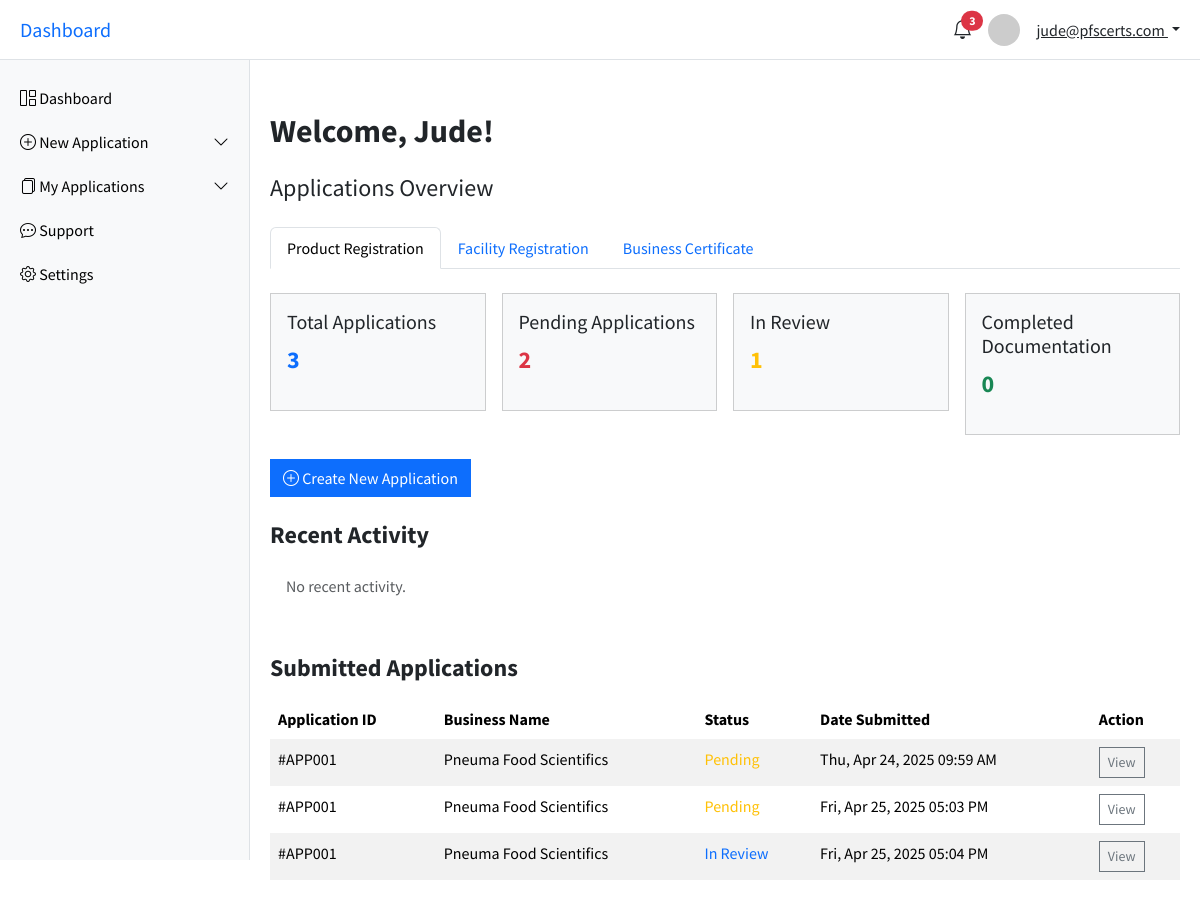
Before: /account/dashboard/ (signed in) with the older database file.
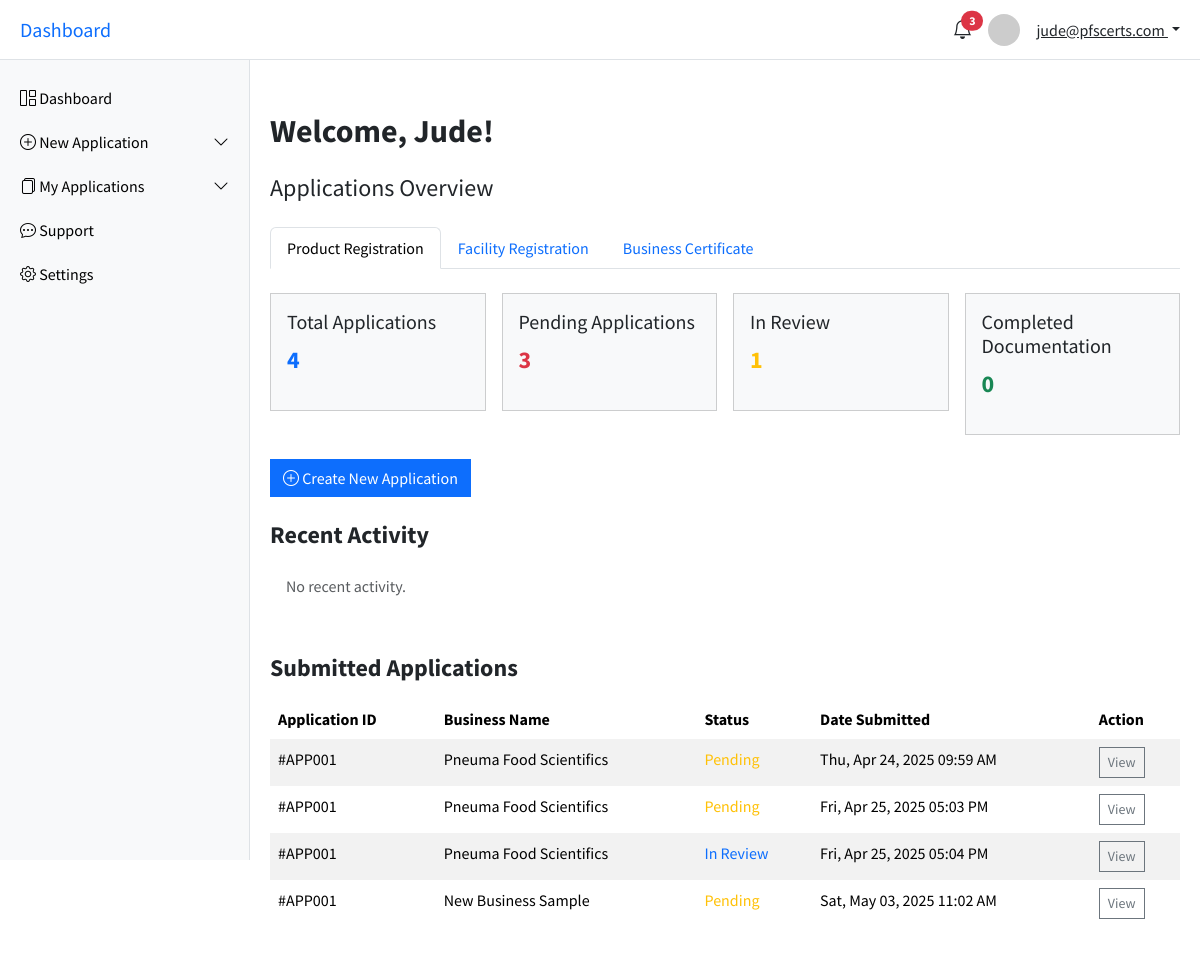
After: the same page with the newer database file.
### account/models.py (models this page shows, shortened)
class FDAApplication(models.Model):
    STATUS_CHOICES = [
        ('pending', 'Pending'),
        ('in_review', 'In Review'),
        ('completed_documentation', 'Completed Documentation'),
    ]
    user = models.ForeignKey(CustomUser, on_delete=models.CASCADE, related_name='fda_applications')
    business_certificate = models.FileField(upload_to='fda/business_certificates/')
    business_name = models.CharField(max_length=255)
    location = models.CharField(max_length=255)
    products = models.TextField()
    logo = models.ImageField(upload_to='fda/logos/', null=True, blank=True)
    lab_results = models.FileField(upload_to='fda/lab_results/', null=True, blank=True)
    product_labels = models.FileField(upload_to='fda/product_labels/', null=True, blank=True)
    food_handler_cert = models.FileField(upload_to='fda/food_handler_certs/', null=True, blank=True)
    process_description = models.TextField(null=True, blank=True)
    voice_note = models.FileField(upload_to='fda/voice_notes/', null=True, blank=True)
    facility_video = models.FileField(upload_to='fda/facility_videos/', null=True, blank=True)
    items_equipment = models.TextField()
    staff_roles = models.TextField()
    application_status = models.CharField(max_length=50, choices=STATUS_CHOICES, default='pending')
    submitted_at = models.DateTimeField(auto_now_add=True)
    updated_at = models.DateTimeField(auto_now=True)

### account/views.py (the view)
# urls.py: path('dashboard/', user_dashboard, name='user-dashboard'),
@login_required
def user_dashboard(request):
    all_fda_applications = FDAApplication.objects.filter(user=request.user)
    product_total_count = all_fda_applications.count()
    product_pending_count = FDAApplication.objects.filter(user=request.user, application_status='pending').count()
    product_in_review_count = FDAApplication.objects.filter(user=request.user, application_status='in_review').count()
    product_completed_count = FDAApplication.objects.filter(user=request.user, application_status='completed_documentation').count()
    all_business_cert_applications = BusinessCertificateApplication.objects.filter(user=request.user)
    business_cert_total_count = all_business_cert_applications.count()
    business_cert_pending_count = BusinessCertificateApplication.objects.filter(user=request.user, application_status='pending').count()
    business_cert_in_review_count = BusinessCertificateApplication.objects.filter(user=request.user, application_status='in_review').count()
    business_cert_completed_count = BusinessCertificateApplication.objects.filter(user=request.user, application_status='completed_documentation').count()
    recent_activities = UserActivity.objects.filter(user=request.user).order_by('-timestamp')[:5]
    context = {
        'all_fda_applications': all_fda_applications,
        'product_total_count': product_total_count,
        'product_pending_count': product_pending_count,
        'product_in_review_count': product_in_review_count,
        'product_completed_count': product_completed_count,
        'business_cert_total_count': business_cert_total_count,
        'business_cert_pending_count': business_cert_pending_count,
        'business_cert_in_review_count': business_cert_in_review_count,
        'business_cert_completed_count': business_cert_completed_count,
        'all_business_cert_applications': all_business_cert_applications,
        'recent_activites': recent_activities,
    }
    return render(request, 'account/user-dashboard.html', context)

### account/templates/account/user-dashboard.html (shortened to what the changed rows need)
{% extends "account/base.html" %}
{% block content %}
<main class="main-content" id="mainContent">
  <div class="pt-4">
    <h2 class="fw-bold mb-4 mt-2">Welcome, {{ request.user.first_name }}!</h2>
        <div class="tab-content mt-4" id="applicationTabsContent">
          <div class="tab-pane fade show active" id="product" role="tabpanel">
            <div class="row g-3 mb-4">
              <div class="col-md-3">
                <a href="application-detail.html?id=3" class="text-decoration-none text-dark">
                  <div class="card p-3 bg-light clickable-card">
                    <h5>Total Applications</h5>
                    <p class="fs-4 fw-bold text-primary">{{ product_total_count|default:"0" }}</p>
                  </div>
                </a>
              </div>
              <div class="col-md-3">
                <a href="#" class="text-decoration-none text-dark">
                  <div class="card p-3 bg-light clickable-card">
                    <h5>Pending Applications</h5>
                    <p class="fs-4 fw-bold text-danger">{{ product_pending_count|default:"0" }}</p>
                  </div>
                </a>
              </div>
            </div>
          </div>
        <div>
    <div class="mb-5">
      <div class="table-responsive">
        {% if all_fda_applications %}
          <table class="table table-striped table-borderless">
            <thead>
              <tr>
                <th>Application ID</th>
                <th>Business Name</th>
                <th>Status</th>
                <th>Date Submitted</th>
                <th>Action</th>
              </tr>
            </thead>
            <tbody>
              {% for fda_application in all_fda_applications %}
              <tr>
                <td>#APP001</td>
                <td>{{ fda_application.business_name }}</td>
                <td>
                  {% if fda_application.application_status == 'pending' %}
                    <span class="text-warning">Pending</span>
                  {% elif fda_application.application_status == 'in_review' %}
                    <span class="text-primary">In Review</span>
                  {% elif fda_application.application_status == 'completed_documentation' %}
                    <span class="text-success">Completed Documentation</span>
                  {% else %}
                    <span class="text-secondary">{{ fda_application.application_status }}</span>
                  {% endif %}
                </td>
                <td>{{ fda_application.submitted_at|date:"D, M d, Y h:i A" }}</td>
                <td><a href="#" class="btn btn-sm btn-outline-secondary">View</a></td>
              </tr>
              {% endfor %}
            </tbody>
          </table>
          {% else %}
          <p class="text-center text-muted">
            No applications submitted yet.
          </p>
        {% endif %}
      </div>
    </div>
  </div>
</main>
{% endblock content %}

Changed rows visible on the page:
added FDAApplication: business_name "New Business Sample", application_status "Pending", submitted_at "Sat, May 03, 2025 11:02 AM"
Other visible differences:
{{ product_total_count|default:"0" }}: "3" → "4"
{{ product_pending_count|default:"0" }}: "2" → "3"
